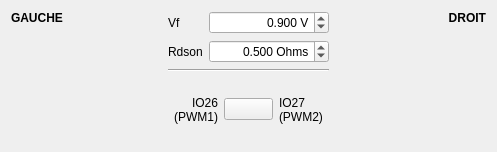
     <widget class="QWidget" name="tabHacheurs">
      <attribute name="title">
       <string>Hacheurs</string>
      </attribute>
      <attribute name="toolTip">
       <string>Connexion des hacheurs</string>
      </attribute>
      <layout class="QHBoxLayout" name="horizontalLayout_72">
       <item>
        <widget class="QLabel" name="label_13">
         <property name="sizePolicy">
          <sizepolicy hsizetype="Preferred" vsizetype="Preferred">
           <horstretch>0</horstretch>
           <verstretch>0</verstretch>
          </sizepolicy>
         </property>
         <property name="minimumSize">
          <size>
           <width>60</width>
           <height>0</height>
          </size>
         </property>
         <property name="font">
          <font>
           <weight>75</weight>
           <bold>true</bold>
          </font>
         </property>
         <property name="text">
          <string>GAUCHE</string>
         </property>
         <property name="alignment">
          <set>Qt::AlignLeading|Qt::AlignLeft|Qt::AlignTop</set>
         </property>
        </widget>
       </item>
       <item>
        <widget class="QLabel" name="label_11">
         <property name="minimumSize">
          <size>
           <width>85</width>
           <height>130</height>
          </size>
         </property>
         <property name="text">
          <string/>
         </property>
         <property name="pixmap">
          <pixmap resource="ressources.qrc">:/images/mot_gauche.png</pixmap>
         </property>
        </widget>
       </item>
       <item>
        <layout class="QVBoxLayout" name="verticalLayout_15">
         <item>
          <layout class="QHBoxLayout" name="horizontalLayout_71">
           <item>
            <spacer name="horizontalSpacer">
             <property name="orientation">
              <enum>Qt::Horizontal</enum>
             </property>
             <property name="sizeHint" stdset="0">
              <size>
               <width>0</width>
               <height>20</height>
              </size>
             </property>
            </spacer>
           </item>
           <item>
            <layout class="QVBoxLayout" name="verticalLayout_14">
             <item>
              <layout class="QHBoxLayout" name="horizontalLayout_15">
               <item>
                <widget class="QLabel" name="labelVdiode">
                 <property name="toolTip">
                  <string>Tension directe de diode</string>
                 </property>
                 <property name="text">
                  <string>Vf</string>
                 </property>
                </widget>
               </item>
               <item>
                <widget class="QDoubleSpinBox" name="doubleVdiode">
                 <property name="minimumSize">
                  <size>
                   <width>120</width>
                   <height>0</height>
                  </size>
                 </property>
                 <property name="toolTip">
                  <string>Tension directe de diode</string>
                 </property>
                 <property name="alignment">
                  <set>Qt::AlignRight|Qt::AlignTrailing|Qt::AlignVCenter</set>
                 </property>
                 <property name="suffix">
                  <string> V</string>
                 </property>
                 <property name="decimals">
                  <number>3</number>
                 </property>
                 <property name="maximum">
                  <double>5.000000000000000</double>
                 </property>
                 <property name="singleStep">
                  <double>0.100000000000000</double>
                 </property>
                 <property name="value">
                  <double>0.900000000000000</double>
                 </property>
                </widget>
               </item>
              </layout>
             </item>
             <item>
              <layout class="QHBoxLayout" name="horizontalLayout_37">
               <item>
                <widget class="QLabel" name="label_31">
                 <property name="toolTip">
                  <string>R drain-source du transistor</string>
                 </property>
                 <property name="text">
                  <string>Rdson</string>
                 </property>
                </widget>
               </item>
               <item>
                <widget class="QDoubleSpinBox" name="doubleRdson">
                 <property name="minimumSize">
                  <size>
                   <width>120</width>
                   <height>0</height>
                  </size>
                 </property>
                 <property name="toolTip">
                  <string>R drain-source du transistor</string>
                 </property>
                 <property name="alignment">
                  <set>Qt::AlignRight|Qt::AlignTrailing|Qt::AlignVCenter</set>
                 </property>
                 <property name="correctionMode">
                  <enum>QAbstractSpinBox::CorrectToPreviousValue</enum>
                 </property>
                 <property name="suffix">
                  <string> Ohms</string>
                 </property>
                 <property name="decimals">
                  <number>3</number>
                 </property>
                 <property name="minimum">
                  <double>0.001000000000000</double>
                 </property>
                 <property name="maximum">
                  <double>10.000000000000000</double>
                 </property>
                 <property name="singleStep">
                  <double>0.100000000000000</double>
                 </property>
                 <property name="value">
                  <double>0.500000000000000</double>
                 </property>
                </widget>
               </item>
              </layout>
             </item>
            </layout>
           </item>
           <item>
            <spacer name="horizontalSpacer_2">
             <property name="orientation">
              <enum>Qt::Horizontal</enum>
             </property>
             <property name="sizeHint" stdset="0">
              <size>
               <width>0</width>
               <height>20</height>
              </size>
             </property>
            </spacer>
           </item>
          </layout>
         </item>
         <item>
          <widget class="Line" name="line_7">
           <property name="orientation">
            <enum>Qt::Horizontal</enum>
           </property>
          </widget>
         </item>
         <item>
          <layout class="QHBoxLayout" name="horizontalLayout_12">
           <item>
            <widget class="QLabel" name="motGPin">
             <property name="text">
              <string>IO26
(PWM1)</string>
             </property>
             <property name="alignment">
              <set>Qt::AlignRight|Qt::AlignTrailing|Qt::AlignVCenter</set>
             </property>
            </widget>
           </item>
           <item>
            <widget class="QPushButton" name="motPinsButton">
             <property name="text">
              <string/>
             </property>
             <property name="icon">
              <iconset resource="ressources.qrc">
               <normaloff>:/images/echange.png</normaloff>:/images/echange.png</iconset>
             </property>
             <property name="iconSize">
              <size>
               <width>18</width>
               <height>15</height>
              </size>
             </property>
            </widget>
           </item>
           <item>
            <widget class="QLabel" name="motDPin">
             <property name="text">
              <string>IO27
(PWM2)</string>
             </property>
            </widget>
           </item>
          </layout>
         </item>
        </layout>
       </item>
       <item>
        <widget class="QLabel" name="label_12">
         <property name="minimumSize">
          <size>
           <width>85</width>
           <height>130</height>
          </size>
         </property>
         <property name="text">
          <string/>
         </property>
         <property name="pixmap">
          <pixmap resource="ressources.qrc">:/images/mot_droit.png</pixmap>
         </property>
        </widget>
       </item>
       <item>
        <widget class="QLabel" name="label_14">
         <property name="sizePolicy">
          <sizepolicy hsizetype="Preferred" vsizetype="Preferred">
           <horstretch>0</horstretch>
           <verstretch>0</verstretch>
          </sizepolicy>
         </property>
         <property name="minimumSize">
          <size>
           <width>60</width>
           <height>0</height>
          </size>
         </property>
         <property name="font">
          <font>
           <weight>75</weight>
           <bold>true</bold>
          </font>
         </property>
         <property name="text">
          <string>DROIT</string>
         </property>
         <property name="alignment">
          <set>Qt::AlignRight|Qt::AlignTop|Qt::AlignTrailing</set>
         </property>
        </widget>
       </item>
      </layout>
     </widget>
